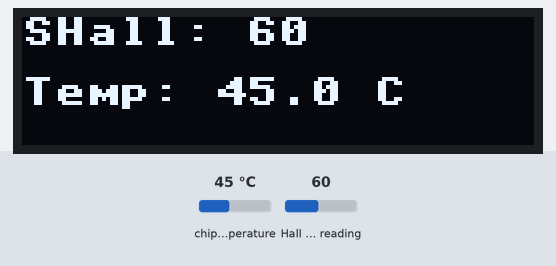
A program run on a simulated ESP32 board running MicroPython. On the bench: 128×32 one-colour display. Inputs (shaded band) come from the test bench; at power-on: chip temperature 45 °C, Hall sensor reading 60. Library files of the repository ran but are not shown: ssd1306.py; what the program prints to the serial console is not drawn.

Above: at 1.2 s.
1.3 s: chip temperature set to 21 °C
At 2.4 s:
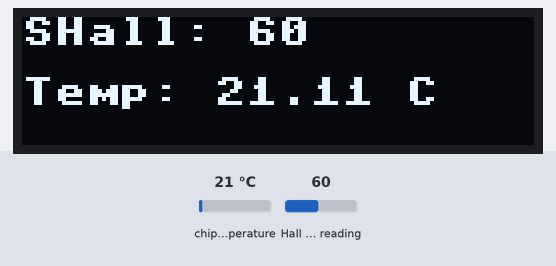
3.5 s: Hall sensor reading set to -93
At 4.9 s:
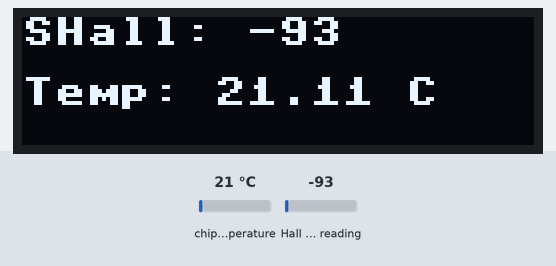
5.5 s: chip temperature set to 35 °C
At 7.3 s:
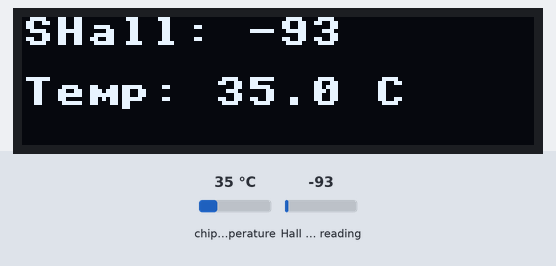
7.6 s: Hall sensor reading set to -12
At 8.7 s:
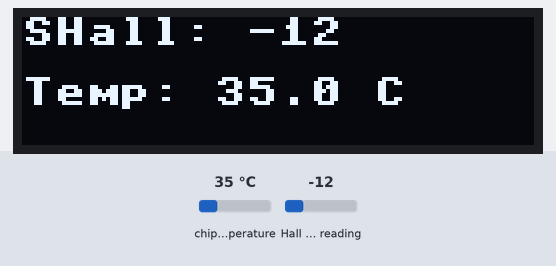
Timing chart, 0 to 10.6 s (numbered marks = the images above; inputs shaded):
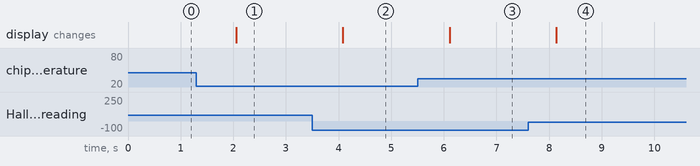

The program:

main.py
```python
import esp32, time, ssd1306
from machine import Pin, I2C

# using default address 0x3C
i2c = I2C(sda=Pin(21), scl=Pin(22))
display = ssd1306.SSD1306_I2C(128, 32, i2c)

print('Corriendo main.py')
while True:
	hall = esp32.hall_sensor()     # read the internal hall sensor
	temp = esp32.raw_temperature() # read the internal temperature of the MCU, in Fahrenheit
	display.fill(0)
	display.text(f'SHall: {hall}', 0, 0)
	display.text(f'Temp: {round((temp-32.0)/1.8,2)} C', 0, 15) # F° to C°
	display.show()
	time.sleep(1)
```

Measured:
- after the input at 1.3 s, the display: changes after 0.76 s (image 1)
- after the input at 3.5 s, the display: changes after 0.58 s (image 2)
- after the input at 5.5 s, the display: changes after 0.61 s (image 3)
- after the input at 7.6 s, the display: changes after 0.54 s (image 4)
